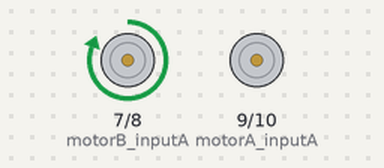
A sketch run on a simulated Arduino Uno, built with avr-gcc and run on an emulated ATmega328P. On the bench: motor-driver pin pairs drawn as motors (green arrow = first pin HIGH = forward, orange = second pin HIGH = backward, longer = more drive).

Above: at 0.5 s.
At 1.5 s:
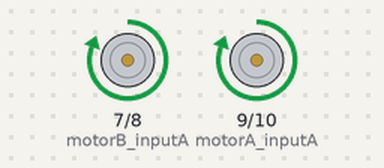
At 2.5 s:
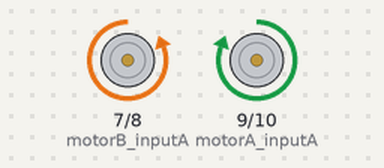
At 4.5 s:
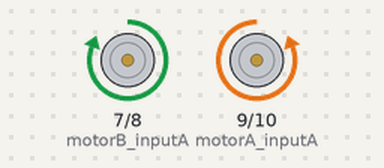
Timing chart, 0 to 5.2 s (numbered marks = the images above):
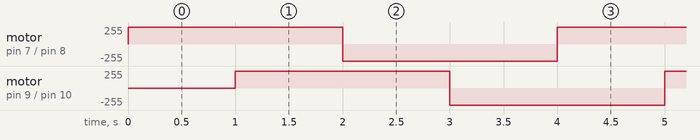

The sketch:

MotorDriver_L9110.ino
```cpp
const int motorA_inputA = 9;
const int motorA_inputB = 10;
const int motorB_inputA = 7;
const int motorB_inputB = 8;
void setup() {
  // put your setup code here, to run once:
  pinMode(motorA_inputA, OUTPUT);
  pinMode(motorA_inputB, OUTPUT);
  pinMode(motorB_inputA, OUTPUT);
  pinMode(motorB_inputB, OUTPUT);
}

void switchLed(const int led, const bool states){
  // led = 0/1 : motorA/B ;
  // states = 0/1 : outputA->outputB / opposite
  if (led){ // motorA
    if (states){
      digitalWrite(motorA_inputA, HIGH);
      digitalWrite(motorA_inputB, LOW);
    }
    else{
      digitalWrite(motorA_inputA, LOW);
      digitalWrite(motorA_inputB, HIGH);
    }
  }
  else{
    if (states){
      digitalWrite(motorB_inputA, HIGH);
      digitalWrite(motorB_inputB, LOW);
    }
    else{
      digitalWrite(motorB_inputA, LOW);
      digitalWrite(motorB_inputB, HIGH);
    }
  }
  delay(1000);
}

void loop() {

  switchLed(0, 1);
  switchLed(1, 1);
  switchLed(0, 0);
  switchLed(1, 0);
}
```

Measured:
- by itself, motor on pin 7 (motorB_inputA) / pin 8 (motorB_inputB), motor on pin 9 (motorA_inputA) / pin 10 (motorA_inputB): alternates forward 255/255 for 2.0 s and backward 255/255 for 2.0 s
